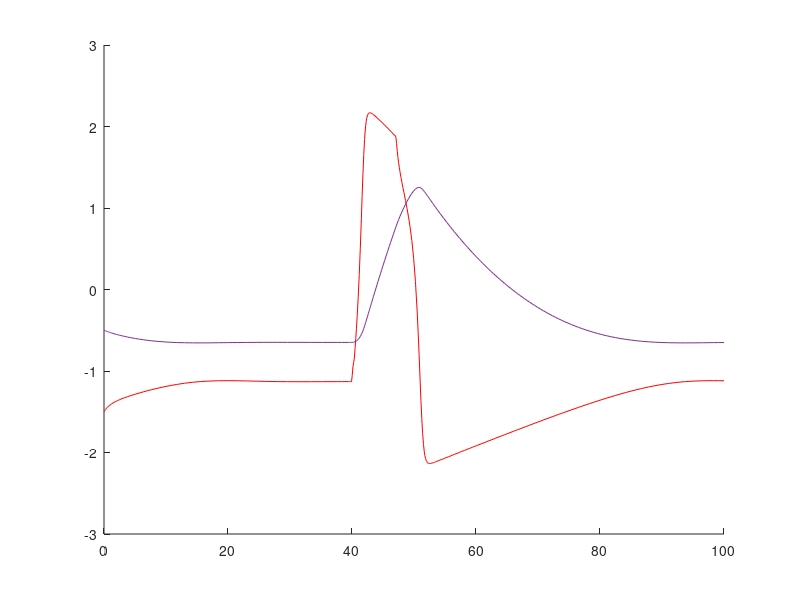

MATLAB code to generate this figure: (Note: this script raises an error after producing the figure.)
% model parameters
eps = 0.08;
a = 1;
b = 0.2;

%I
I0 = 1.0;
tStart = 40;
tStop = 47;
I = @(t) I0*(t>tStart).*(t<tStop);

% model definition
f = @(v,w) v - 1/3*v.^3 - w;
g = @(v,w) eps*(v + a -b*w);

h = @(v,w,t) f(v,w) + I(t); %new f with I included 


%% single cell
dxdt =@ (t,x) [h(x(1),x(2),t); g(x(1),x(2));];

% solve!
[T,X] = ode45(dxdt,[0,100], [-1.5,-0.5]);



% figure(4); hold on;
% set(gca, 'xlim', [-2.5, 2.5], 'ylim', [-2.5,2.5])
% ylabel('w');
% xlabel('v')

uArray = linspace(-2.5, 2.5,32);
wArray = linspace(-2.5, 2.52,32);

% [uMesh,wMesh] = meshgrid(uArray, wArray);
% 
% % the Matlab plot command for a field of arrows is:
% quiver(uMesh, wMesh, f(uMesh, wMesh), g(uMesh,wMesh), 0.5)

figure(5); hold on;
plot (T,X(:,1), 'r');
plot (T,X(:,2),'-', 'color',[0.4940 0.1840 0.5560]);

%% part 4 look in to use of mod().
% nMax = 10;
% Varray = zeros(1,nMax);
% Warray = zeros(1,nMax);
% 
% for i = 1:10
%     % model parameters
% eps = 0.08;
% a = 1;
% b = 0.2;
% D = 0.9;
% 
% %I
% I0 = 1.0;
% tStart = 40;
% tStop = 47;
% I = @(t) I0*(t>tStart).*(t<tStop);
% 
% % model definition
% f = @(v,w) v(i) - 1/3*v(i).^3 - w(i) + D*(v(i-1)-2*v(i)+v(i+1));
% g = @(v,w) eps*(v + a -b*w);
% 
% h = @(v,w,t) f(v,w) + I(t); %new f with I included 
% end
% 
% %single cell
% dxdt =@ (t,x) [h(x(1),x(2),t); g(x(1),x(2));];
% %solve
% [T,X] = ode45(dxdt,[0,100],rand(20,1));

% model parameters
eps = 0.08;
a = 1;
b = 0.2;
D = 0.9;

%I
I0 = 1.0;
tStart = 40;
tStop = 47;
I = @(t) I0*(t>tStart).*(t<tStop);

%equations
% model definition
f(1) = @(v,w) v(1) - 1/3*v(1).^3 - w(1) ;
g(1) = @(v,w) eps*(v + a -b*w);

fnew = @(v,w,t) f(v,w) + I(t) - D*(v(10) - 2*v(1) +v(2)); %new f with I included 





%% single cell
dxdt =@ (t,x) [fnew(x(1),x(2),t); g(x(1),x(2));];

% solve!
[T,X] = ode45(dxdt,[0,100], [-1.5,-0.5]);




